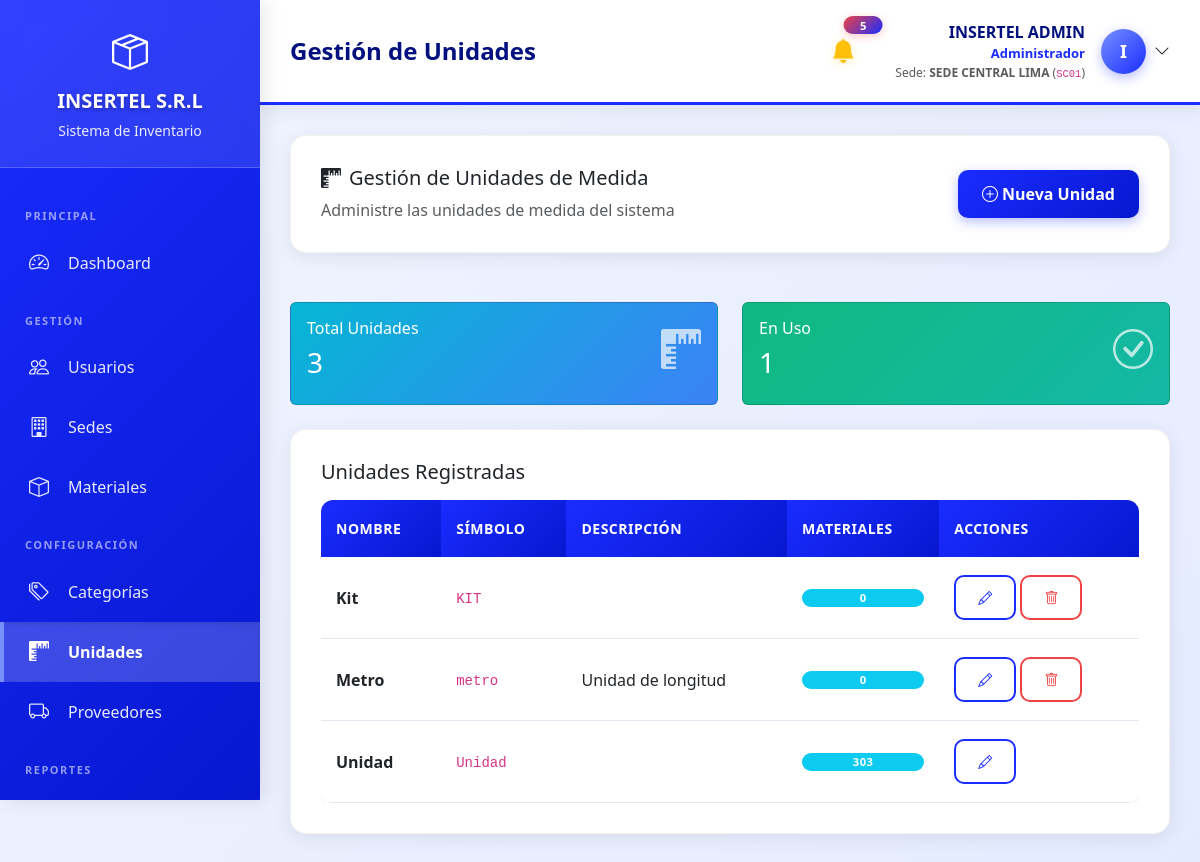
The app's page /views/admin/unidades.php (signed in) with its own data.
### tables this page shows
CREATE TABLE `configuracion_sistema` (
  `id` int(11) NOT NULL,
  `clave` varchar(100) NOT NULL,
  `valor` text DEFAULT NULL,
  `descripcion` varchar(255) DEFAULT NULL,
  `tipo` enum('texto','numero','boolean','json') DEFAULT 'texto',
  `categoria` varchar(50) DEFAULT 'general',
  `updated_at` timestamp NOT NULL DEFAULT current_timestamp() ON UPDATE current_timestamp()
);

CREATE TABLE `unidades_medida` (
  `id` int(11) NOT NULL,
  `nombre` varchar(100) NOT NULL,
  `simbolo` varchar(10) NOT NULL,
  `descripcion` text DEFAULT NULL,
  `created_at` timestamp NOT NULL DEFAULT current_timestamp(),
  `updated_at` timestamp NOT NULL DEFAULT current_timestamp() ON UPDATE current_timestamp()
);

### config/functions.php (called while the page is built, shortened)
<?php
function obtenerNombreEmpresa()
{
    static $nombre_empresa = null;
    if ($nombre_empresa === null) {
        try {
            $database = new Database();
            $db = $database->getConnection();
            $stmt = $db->prepare("SELECT valor FROM configuracion_sistema WHERE clave = 'empresa_nombre' LIMIT 1");
            $stmt->execute();
            $result = $stmt->fetch(PDO::FETCH_ASSOC);
            $nombre_empresa = $result['valor'] ?? 'INSERTEL S.R.L.';
        } catch (Exception $e) {
            $nombre_empresa = 'INSERTEL S.R.L.';
        }
    }
    return $nombre_empresa;
}
function tieneRol($rol_id)
{
    return isset($_SESSION['rol_id']) && (int)$_SESSION['rol_id'] === (int)$rol_id;
}

### views/admin/unidades.php (the view, shortened to what this page needs)
<?php
require_once '../../config/functions.php';
$database = new Database();
$db = $database->getConnection();
$query = "SELECT u.*, COUNT(m.id) as total_materiales
          FROM unidades_medida u
          LEFT JOIN materiales m ON u.nombre COLLATE utf8mb4_unicode_ci = m.unidad COLLATE utf8mb4_unicode_ci
          GROUP BY u.id
          ORDER BY u.nombre";
$stmt = $db->query($query);
$unidades = $stmt->fetchAll(PDO::FETCH_ASSOC);
$page_title = "Gestión de Unidades";
include '../layouts/header.php';
?>
<div class="row mb-4">
    <div class="col-12">
        <div class="content-card">
            <div class="d-flex justify-content-between align-items-center">
                <div>
                    <h5><i class="bi bi-rulers me-2"></i>Gestión de Unidades de Medida</h5>
                    <p class="text-muted mb-0">Administre las unidades de medida del sistema</p>
                </div>
                <button type="button" class="btn btn-primary" data-bs-toggle="modal" data-bs-target="#modalNuevaUnidad">
                    <i class="bi bi-plus-circle me-1"></i>Nueva Unidad
                </button>
            </div>
        </div>
    </div>
</div>
<div class="row mb-4">
    <div class="col-md-6">
        <div class="card bg-gradient-info text-white">
            <div class="card-body">
                <div class="d-flex justify-content-between">
                    <div>
                        <h6 class="card-title">Total Unidades</h6>
                        <h3><?php echo count($unidades); ?></h3>
                    </div>
                    <i class="bi bi-rulers" style="font-size: 2.5rem; opacity: 0.7;"></i>
                </div>
            </div>
        </div>
    </div>
    <div class="col-md-6">
        <div class="card bg-gradient-success text-white">
            <div class="card-body">
                <div class="d-flex justify-content-between">
                    <div>
                        <h6 class="card-title">En Uso</h6>
                        <h3><?php echo count(array_filter($unidades, function($u) { return $u['total_materiales'] > 0; })); ?></h3>
                    </div>
                    <i class="bi bi-check-circle" style="font-size: 2.5rem; opacity: 0.7;"></i>
                </div>
            </div>
        </div>
    </div>
</div>
<div class="row">
    <div class="col-12">
        <div class="content-card">
            <h5 class="mb-3">Unidades Registradas</h5>
            <div class="table-responsive">
                <table class="table table-hover">
                    <thead>
                        <tr>
                            <th>Nombre</th>
                            <th>Símbolo</th>
                            <th>Descripción</th>
                            <th>Materiales</th>
                            <th>Acciones</th>
                        </tr>
                    </thead>
                    <tbody>
                        <?php if (empty($unidades)): ?>
                        <tr>
                            <td colspan="5" class="text-center text-muted py-4">No hay unidades registradas</td>
                        </tr>
                        <?php else: ?>
                            <?php foreach ($unidades as $unidad): ?>
                            <tr>
                                <td><strong><?php echo $unidad['nombre']; ?></strong></td>
                                <td>
                                    <code><?php echo $unidad['simbolo']; ?></code>
                                </td>
                                <td><?php echo $unidad['descripcion'] ?? '-'; ?></td>
                                <td>
                                    <span class="badge bg-info"><?php echo $unidad['total_materiales']; ?></span>
                                </td>
                                <td>
                                    <button type="button" class="btn btn-sm btn-outline-primary"
                                            data-bs-toggle="modal" data-bs-target="#modalEditarUnidad"
                                            onclick="cargarUnidad(<?php echo htmlspecialchars(json_encode($unidad)); ?>)">
                                        <i class="bi bi-pencil"></i>
                                    </button>
                                    <?php if ($unidad['total_materiales'] == 0): ?>
                                    <button type="button" class="btn btn-sm btn-outline-danger"
                                            onclick="confirmarEliminar(<?php echo $unidad['id']; ?>, '<?php echo $unidad['nombre']; ?>')">
                                        <i class="bi bi-trash"></i>
                                    </button>
                                    <?php endif; ?>
                                </td>
                            </tr>
                            <?php endforeach; ?>
                        <?php endif; ?>
                    </tbody>
                </table>
            </div>
        </div>
    </div>
</div>
<?php include '../layouts/footer.php'; ?>

### views/layouts/header.php (shortened to what this page needs)
<?php
$nombre_empresa = obtenerNombreEmpresa();
?>
<!DOCTYPE html>
<html lang="es">
<head>
    <link href="https://cdn.jsdelivr.net/npm/bootstrap@5.3.0/dist/css/bootstrap.min.css" rel="stylesheet">
    <link rel="stylesheet" href="https://cdn.jsdelivr.net/npm/bootstrap-icons@1.11.0/font/bootstrap-icons.css">
</head>
<body>
    <div class="sidebar">
        <div class="sidebar-header">
            <i class="bi bi-box-seam" style="font-size: 36px;"></i>
            <h4><?php echo $nombre_empresa; ?></h4>
            <small>Sistema de Inventario</small>
        </div>
        <div class="sidebar-menu">
            <?php
            if (tieneRol(ROL_SUPERADMIN)) {
                include 'menu_superadmin.php';
            } elseif (tieneRol(ROL_ADMINISTRADOR)) {
                include 'menu_admin.php';
            } elseif (tieneRol(ROL_JEFE_ALMACEN)) {
                include 'menu_jefe.php';
            } elseif (tieneRol(ROL_ASISTENTE_ALMACEN)) {
                include 'menu_asistente.php';
            } elseif (tieneRol(ROL_TECNICO)) {
                include 'menu_tecnico.php';
            }
            ?>
        </div>
    </div>
    <div class="main-content">
        <div class="topbar">
            <h5><?php echo $page_title ?? 'Dashboard'; ?></h5>
            <div class="user-info">
                <?php include __DIR__ . '/../../components/alertas_stock.php'; ?>
                <div class="dropdown">
                    <div class="d-flex align-items-center cursor-pointer" data-bs-toggle="dropdown" aria-expanded="false">
                        <div class="user-details me-3">
                            <div class="user-name"><?php echo $_SESSION['nombre_completo']; ?></div>
                            <div class="user-role"><?php echo $_SESSION['rol_nombre']; ?></div>
                            <?php if (!tieneRol(ROL_SUPERADMIN) && isset($_SESSION['sede_nombre'])): ?>
                                <div class="text-muted" style="font-size: 12px;">
                                    Sede: <strong><?php echo $_SESSION['sede_nombre']; ?></strong>
                                    <?php if (!empty($_SESSION['sede_codigo'])): ?>
                                        (<code><?php echo $_SESSION['sede_codigo']; ?></code>)
                                    <?php endif; ?>
                                </div>
                            <?php endif; ?>
                        </div>
                        <div class="user-avatar">
                            <?php echo strtoupper(substr($_SESSION['nombre_completo'], 0, 1)); ?>
                        </div>
                        <i class="bi bi-chevron-down ms-2"></i>
                    </div>
                </div>
            </div>
        </div>
        <div class="content-area">

### components/alertas_stock.php (style rules this page uses)
.badge { font-size: 0.7rem; min-width: 18px; height: 18px; display: flex; align-items: center; justify-content: center; }

### views/admin/unidades.php (style rules this page uses)
.bg-gradient-info { background: linear-gradient(135deg, #06b6d4 0%, #3b82f6 100%); }
.bg-gradient-success { background: linear-gradient(135deg, #10b981 0%, #14b8a6 100%); }

### records on screen
configuracion_sistema: valor "INSERTEL S.R.L"
unidades_medida: nombre "Kit", simbolo "KIT", total_materiales "0"
unidades_medida: nombre "Metro", simbolo "metro", descripcion "Unidad de longitud", total_materiales "0"
unidades_medida: nombre "Unidad", simbolo "Unidad", total_materiales "303"

### other values on screen
$page_title "Gestión de Unidades"
$total_alertas "5"
$_SESSION['nombre_completo'] "INSERTEL ADMIN"
$_SESSION['rol_nombre'] "Administrador"
$_SESSION['sede_nombre'] "SEDE CENTRAL LIMA"
$_SESSION['sede_codigo'] "SC01"
substr($_SESSION['nombre_completo'], 0, 1) "I"
count($unidades) "3"
